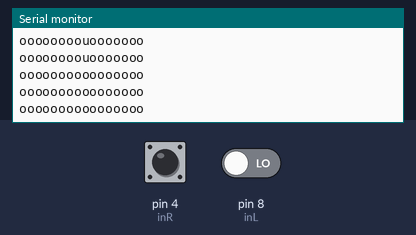
A sketch run on a simulated Arduino Uno, built with avr-gcc and run on an emulated ATmega328P. On the bench: the last lines printed to the serial monitor. The inputs (shaded band) are chosen by the test bench; at power-on: pin 4 (inR) LOW, pin 8 (inL) LOW.

Above: at 1.2 s.
1.3 s: pin 4 (inR) driven HIGH
4.3 s: pin 8 (inL) driven HIGH
At 4.8 s:
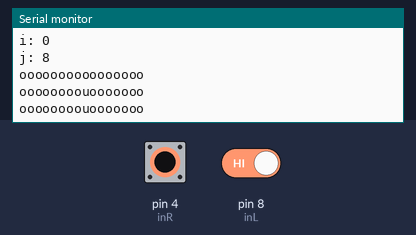
6.5 s: pin 8 (inL) driven LOW
8.1 s: pin 4 (inR) driven LOW
At 9.1 s:
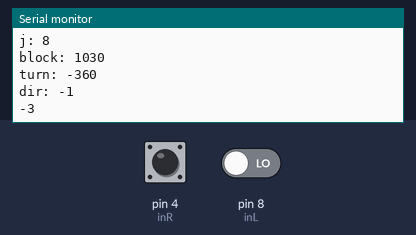
10.0 s: pin 4 (inR) pulsed HIGH 2 times (0.12 s each, 0.3 s apart)
13.6 s: pin 4 (inR) driven HIGH and pin 8 (inL) driven HIGH
Timing chart, 0 to 16.6 s (numbered marks = the images above; inputs shaded):
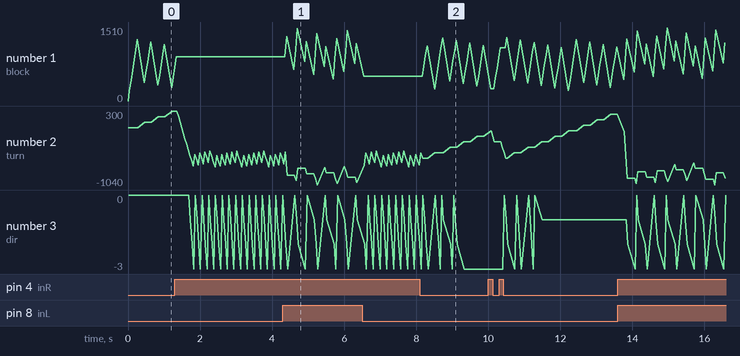

The sketch:

mazfinder_DFS.ino
```cpp
// C++ code
//
/*
  Mazz solver
  This code is resposible to get two signal from push buttoms
  and accourding to resault (1 or 0) it will swith the voltage in motors
  for limited time it will cuz the motor to routate
  then it will come back to normal state
*/

// #define Arduino_h

// #include <stdlib.h>
// #include <stdbool.h>
// #include <string.h>
// #include <math.h>

// #include <avr/pgmspace.h>
// #include <avr/io.h>
// #include <avr/interrupt.h>

// #include "binary.h"

#define ARDUINO_MAIN
#define HIGH 0x1
#define LOW  0x0

#define INPUT 0x0
#define OUTPUT 0x1

void pinMode(uint8_t pin, uint8_t mode);
void digitalWrite(uint8_t pin, uint8_t val);
int digitalRead(uint8_t pin);
void delay(unsigned long ms);
void setup(void);
void loop(void);


// definning pins i/o
int buttonStateR = 0;
int buttonStateL = 0;


const int inR = 4;
const int outRp = 6;
const int outRn = 5;

const int inL = 8;
const int outLp = 9;
const int outLn = 10;

// creating n*n matrix for drawing mapp
const int H = 8;
const int W = 16;
int mazz[H][W];

// directions value
const int up = 0;
const int right = 1;
const int down = 2;
const int left = 3;

// turn or moving time quantom
const int small_block = 210;
const int full_block = 1100; //1980
const int small_turn = 100;
const int full_turn = 320;

// variables
int direction = 0;
int block = 0;
int turn = 0;
int hi = H/2;
int hj = W/2;

void print_mazz (){
  for (int i=0 ; i < H ;i++)
  {
  Serial.println();
  for (int j = 0 ; j < W ; j++ )
    {
      switch(mazz [i][j])
        {
          case -1 :Serial.print('o'); break;
          case 0 :Serial.print('u'); break;
          case 1 :Serial.print('e'); break;
          case 2 :Serial.print('s'); break;
          case 3 :Serial.print('w'); break;
          default :  Serial.println();
        }
    }
  }
  Serial.println();
  Serial.println();
}

void hand_on_wall (){
    digitalWrite(outRn, HIGH);
    digitalWrite(outRp, LOW);
    digitalWrite(outLp, HIGH);
    digitalWrite(outLn, LOW);
    delay(small_turn);
    turn += small_turn;
    digitalWrite(outRp, HIGH);
    digitalWrite(outRn, LOW);
    digitalWrite(outLp, HIGH);
    digitalWrite(outLn, LOW);
}

void setup()
{

  pinMode(inR, INPUT);
  pinMode(inL, INPUT);


  pinMode(outRp, OUTPUT);
  pinMode(outRn, OUTPUT);

  pinMode(outLp, OUTPUT);
  pinMode(outLn, OUTPUT);

  // pinMode(LED_BUILTIN, OUTPUT);
  Serial.begin(9600);
  // set a mazz default value -1
  for (int j = 0 ; j < W ; j++ )
  {
  for (int i = 0 ; i < H ; i++)
    {
      mazz [i][j] = -1;
    }
  }

}


void loop()
{
    Serial.print("block: "); Serial.println(block);
    Serial.print("turn: "); Serial.println(turn);
    Serial.print("dir: "); Serial.println(direction);
    Serial.print("i: ");Serial.println(hi);
    Serial.print("j: "); Serial.println(hj);

  if (turn >= full_turn) {
    turn %=  full_turn;
    direction = (direction + 1) % 4;
  }
  if (turn <= -full_turn) {
    turn %= full_turn;
    turn -= full_turn;
    direction = (direction - 1) % 4;
  }


  // drawing a mazz map
  if (block >= full_block) {
    print_mazz();

    block %= full_block;

    mazz[hi][hj] = direction;

    switch (direction) {
      case 0:
        hi -= 1;
        break;
      case 1:
        hj += 1;
        break;
      case 2:
        hi += 1;
        break;
      case 3:
        hj -= 1;
        break;
    }
    hand_on_wall() ;
  }


  // read the state of the pushbutton value
  buttonStateR = digitalRead(inR);
  buttonStateL = digitalRead(inL);
  // check if pushbutton is pressed.  if it is, the
  // buttonState is HIGH
  if (buttonStateL == HIGH) {
    // turn LED on
    // digitalWrite(LED_BUILTIN, HIGH);
    digitalWrite(outRn, HIGH);
    digitalWrite(outRp, LOW);

    digitalWrite(outLp, HIGH);
    digitalWrite(outLn, LOW);

    delay(small_turn);
    turn += small_turn;
  }
  if (buttonStateR == HIGH) {
    // turn LED on
    // digitalWrite(LED_BUILTIN, HIGH);
    digitalWrite(outLn, HIGH);
    digitalWrite(outLp, LOW);

    digitalWrite(outRp, HIGH);
    digitalWrite(outRn, LOW);

    delay(small_turn);
    turn -= small_turn;
  }

  if (buttonStateR == LOW && buttonStateL == LOW) {
    // start the engines
    digitalWrite(outRp, HIGH);
    digitalWrite(outRn, LOW);

    digitalWrite(outLp, HIGH);
    digitalWrite(outLn, LOW);

    delay(small_block); // Delay a little bit to improve simulation performance
    block += small_block;
  }

  if (buttonStateR == HIGH && buttonStateL == HIGH){

    digitalWrite(outLn, HIGH);
    digitalWrite(outLp, LOW);
    digitalWrite(outRn, HIGH);
    digitalWrite(outRp, LOW);

    delay(small_block*2);
    block += small_block*2;

    digitalWrite(outLn, HIGH);
    digitalWrite(outLp, LOW);
    digitalWrite(outRp, HIGH);
    digitalWrite(outRn, LOW);

    delay(full_turn+small_turn);
    turn -= (full_turn+small_turn);
  }
}
```

Measured:
- after the input at 4.3 s, the serial monitor: prints a new line after 0.10 s (image 1)
- after the input at 8.1 s, the serial monitor: prints a new line after 0.11 s (image 2)
- plotted number 1: 900 → 1180 after the input at 4.3 s, 500 → 1140 after the input at 8.1 s
- plotted number 2: -560 → -1000 after the input at 4.3 s, -680 → -160 after the input at 8.1 s
